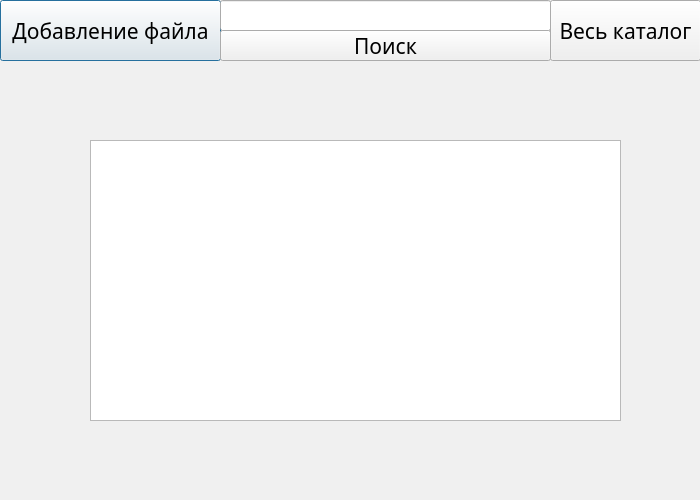
<?xml version="1.0" encoding="UTF-8"?>
<ui version="4.0">
 <class>main_menu</class>
 <widget class="QDialog" name="main_menu">
  <property name="geometry">
   <rect>
    <x>0</x>
    <y>0</y>
    <width>700</width>
    <height>500</height>
   </rect>
  </property>
  <property name="minimumSize">
   <size>
    <width>700</width>
    <height>500</height>
   </size>
  </property>
  <property name="maximumSize">
   <size>
    <width>700</width>
    <height>500</height>
   </size>
  </property>
  <property name="palette">
   <palette>
    <active>
     <colorrole role="WindowText">
      <brush brushstyle="SolidPattern">
       <color alpha="255">
        <red>0</red>
        <green>0</green>
        <blue>0</blue>
       </color>
      </brush>
     </colorrole>
     <colorrole role="Button">
      <brush brushstyle="SolidPattern">
       <color alpha="255">
        <red>192</red>
        <green>192</green>
        <blue>192</blue>
       </color>
      </brush>
     </colorrole>
     <colorrole role="Light">
      <brush brushstyle="SolidPattern">
       <color alpha="255">
        <red>255</red>
        <green>255</green>
        <blue>255</blue>
       </color>
      </brush>
     </colorrole>
     <colorrole role="Midlight">
      <brush brushstyle="SolidPattern">
       <color alpha="255">
        <red>223</red>
        <green>223</green>
        <blue>223</blue>
       </color>
      </brush>
     </colorrole>
     <colorrole role="Dark">
      <brush brushstyle="SolidPattern">
       <color alpha="255">
        <red>96</red>
        <green>96</green>
        <blue>96</blue>
       </color>
      </brush>
     </colorrole>
     <colorrole role="Mid">
      <brush brushstyle="SolidPattern">
       <color alpha="255">
        <red>128</red>
        <green>128</green>
        <blue>128</blue>
       </color>
      </brush>
     </colorrole>
     <colorrole role="Text">
      <brush brushstyle="SolidPattern">
       <color alpha="255">
        <red>0</red>
        <green>0</green>
        <blue>0</blue>
       </color>
      </brush>
     </colorrole>
     <colorrole role="BrightText">
      <brush brushstyle="SolidPattern">
       <color alpha="255">
        <red>255</red>
        <green>255</green>
        <blue>255</blue>
       </color>
      </brush>
     </colorrole>
     <colorrole role="ButtonText">
      <brush brushstyle="SolidPattern">
       <color alpha="255">
        <red>0</red>
        <green>0</green>
        <blue>0</blue>
       </color>
      </brush>
     </colorrole>
     <colorrole role="Base">
      <brush brushstyle="SolidPattern">
       <color alpha="255">
        <red>255</red>
        <green>255</green>
        <blue>255</blue>
       </color>
      </brush>
     </colorrole>
     <colorrole role="Window">
      <brush brushstyle="SolidPattern">
       <color alpha="255">
        <red>192</red>
        <green>192</green>
        <blue>192</blue>
       </color>
      </brush>
     </colorrole>
     <colorrole role="Shadow">
      <brush brushstyle="SolidPattern">
       <color alpha="255">
        <red>0</red>
        <green>0</green>
        <blue>0</blue>
       </color>
      </brush>
     </colorrole>
     <colorrole role="AlternateBase">
      <brush brushstyle="SolidPattern">
       <color alpha="255">
        <red>223</red>
        <green>223</green>
        <blue>223</blue>
       </color>
      </brush>
     </colorrole>
     <colorrole role="ToolTipBase">
      <brush brushstyle="SolidPattern">
       <color alpha="255">
        <red>255</red>
        <green>255</green>
        <blue>220</blue>
       </color>
      </brush>
     </colorrole>
     <colorrole role="ToolTipText">
      <brush brushstyle="SolidPattern">
       <color alpha="255">
        <red>0</red>
        <green>0</green>
        <blue>0</blue>
       </color>
      </brush>
     </colorrole>
     <colorrole role="PlaceholderText">
      <brush brushstyle="SolidPattern">
       <color alpha="127">
        <red>0</red>
        <green>0</green>
        <blue>0</blue>
       </color>
      </brush>
     </colorrole>
    </active>
    <inactive>
     <colorrole role="WindowText">
      <brush brushstyle="SolidPattern">
       <color alpha="255">
        <red>0</red>
        <green>0</green>
        <blue>0</blue>
       </color>
      </brush>
     </colorrole>
     <colorrole role="Button">
      <brush brushstyle="SolidPattern">
       <color alpha="255">
        <red>240</red>
        <green>240</green>
        <blue>240</blue>
       </color>
      </brush>
     </colorrole>
     <colorrole role="Light">
      <brush brushstyle="SolidPattern">
       <color alpha="255">
        <red>255</red>
        <green>255</green>
        <blue>255</blue>
       </color>
      </brush>
     </colorrole>
     <colorrole role="Midlight">
      <brush brushstyle="SolidPattern">
       <color alpha="255">
        <red>227</red>
        <green>227</green>
        <blue>227</blue>
       </color>
      </brush>
     </colorrole>
     <colorrole role="Dark">
      <brush brushstyle="SolidPattern">
       <color alpha="255">
        <red>160</red>
        <green>160</green>
        <blue>160</blue>
       </color>
      </brush>
     </colorrole>
     <colorrole role="Mid">
      <brush brushstyle="SolidPattern">
       <color alpha="255">
        <red>160</red>
        <green>160</green>
        <blue>160</blue>
       </color>
      </brush>
     </colorrole>
     <colorrole role="Text">
      <brush brushstyle="SolidPattern">
       <color alpha="255">
        <red>0</red>
        <green>0</green>
        <blue>0</blue>
       </color>
      </brush>
     </colorrole>
     <colorrole role="BrightText">
      <brush brushstyle="SolidPattern">
       <color alpha="255">
        <red>255</red>
        <green>255</green>
        <blue>255</blue>
       </color>
      </brush>
     </colorrole>
     <colorrole role="ButtonText">
      <brush brushstyle="SolidPattern">
       <color alpha="255">
        <red>0</red>
        <green>0</green>
        <blue>0</blue>
       </color>
      </brush>
     </colorrole>
     <colorrole role="Base">
      <brush brushstyle="SolidPattern">
       <color alpha="255">
        <red>255</red>
        <green>255</green>
        <blue>255</blue>
       </color>
      </brush>
     </colorrole>
     <colorrole role="Window">
      <brush brushstyle="SolidPattern">
       <color alpha="255">
        <red>240</red>
        <green>240</green>
        <blue>240</blue>
       </color>
      </brush>
     </colorrole>
     <colorrole role="Shadow">
      <brush brushstyle="SolidPattern">
       <color alpha="255">
        <red>105</red>
        <green>105</green>
        <blue>105</blue>
       </color>
      </brush>
     </colorrole>
     <colorrole role="AlternateBase">
      <brush brushstyle="SolidPattern">
       <color alpha="255">
        <red>233</red>
        <green>231</green>
        <blue>227</blue>
       </color>
      </brush>
     </colorrole>
     <colorrole role="ToolTipBase">
      <brush brushstyle="SolidPattern">
       <color alpha="255">
        <red>255</red>
        <green>255</green>
        <blue>220</blue>
       </color>
      </brush>
     </colorrole>
     <colorrole role="ToolTipText">
      <brush brushstyle="SolidPattern">
       <color alpha="255">
        <red>0</red>
        <green>0</green>
        <blue>0</blue>
       </color>
      </brush>
     </colorrole>
     <colorrole role="PlaceholderText">
      <brush brushstyle="SolidPattern">
       <color alpha="128">
        <red>0</red>
        <green>0</green>
        <blue>0</blue>
       </color>
      </brush>
     </colorrole>
    </inactive>
    <disabled>
     <colorrole role="WindowText">
      <brush brushstyle="SolidPattern">
       <color alpha="255">
        <red>96</red>
        <green>96</green>
        <blue>96</blue>
       </color>
      </brush>
     </colorrole>
     <colorrole role="Button">
      <brush brushstyle="SolidPattern">
       <color alpha="255">
        <red>192</red>
        <green>192</green>
        <blue>192</blue>
       </color>
      </brush>
     </colorrole>
     <colorrole role="Light">
      <brush brushstyle="SolidPattern">
       <color alpha="255">
        <red>255</red>
        <green>255</green>
        <blue>255</blue>
       </color>
      </brush>
     </colorrole>
     <colorrole role="Midlight">
      <brush brushstyle="SolidPattern">
       <color alpha="255">
        <red>223</red>
        <green>223</green>
        <blue>223</blue>
       </color>
      </brush>
     </colorrole>
     <colorrole role="Dark">
      <brush brushstyle="SolidPattern">
       <color alpha="255">
        <red>96</red>
        <green>96</green>
        <blue>96</blue>
       </color>
      </brush>
     </colorrole>
     <colorrole role="Mid">
      <brush brushstyle="SolidPattern">
       <color alpha="255">
        <red>128</red>
        <green>128</green>
        <blue>128</blue>
       </color>
      </brush>
     </colorrole>
     <colorrole role="Text">
      <brush brushstyle="SolidPattern">
       <color alpha="255">
        <red>96</red>
        <green>96</green>
        <blue>96</blue>
       </color>
      </brush>
     </colorrole>
     <colorrole role="BrightText">
      <brush brushstyle="SolidPattern">
       <color alpha="255">
        <red>255</red>
        <green>255</green>
        <blue>255</blue>
       </color>
      </brush>
     </colorrole>
     <colorrole role="ButtonText">
      <brush brushstyle="SolidPattern">
       <color alpha="255">
        <red>96</red>
        <green>96</green>
        <blue>96</blue>
       </color>
      </brush>
     </colorrole>
     <colorrole role="Base">
      <brush brushstyle="SolidPattern">
       <color alpha="255">
        <red>192</red>
        <green>192</green>
        <blue>192</blue>
       </color>
      </brush>
     </colorrole>
     <colorrole role="Window">
      <brush brushstyle="SolidPattern">
       <color alpha="255">
        <red>192</red>
        <green>192</green>
        <blue>192</blue>
       </color>
      </brush>
     </colorrole>
     <colorrole role="Shadow">
      <brush brushstyle="SolidPattern">
       <color alpha="255">
        <red>0</red>
        <green>0</green>
        <blue>0</blue>
       </color>
      </brush>
     </colorrole>
     <colorrole role="AlternateBase">
      <brush brushstyle="SolidPattern">
       <color alpha="255">
        <red>247</red>
        <green>247</green>
        <blue>247</blue>
       </color>
      </brush>
     </colorrole>
     <colorrole role="ToolTipBase">
      <brush brushstyle="SolidPattern">
       <color alpha="255">
        <red>255</red>
        <green>255</green>
        <blue>220</blue>
       </color>
      </brush>
     </colorrole>
     <colorrole role="ToolTipText">
      <brush brushstyle="SolidPattern">
       <color alpha="255">
        <red>0</red>
        <green>0</green>
        <blue>0</blue>
       </color>
      </brush>
     </colorrole>
     <colorrole role="PlaceholderText">
      <brush brushstyle="SolidPattern">
       <color alpha="128">
        <red>0</red>
        <green>0</green>
        <blue>0</blue>
       </color>
      </brush>
     </colorrole>
    </disabled>
   </palette>
  </property>
  <property name="font">
   <font>
    <family>Sitka Subheading</family>
    <pointsize>16</pointsize>
   </font>
  </property>
  <property name="windowTitle">
   <string>Dialog</string>
  </property>
  <widget class="QPushButton" name="add_doc">
   <property name="geometry">
    <rect>
     <x>0</x>
     <y>0</y>
     <width>221</width>
     <height>61</height>
    </rect>
   </property>
   <property name="text">
    <string>Добавление файла</string>
   </property>
  </widget>
  <widget class="QLineEdit" name="parametr">
   <property name="geometry">
    <rect>
     <x>220</x>
     <y>0</y>
     <width>331</width>
     <height>31</height>
    </rect>
   </property>
  </widget>
  <widget class="QPushButton" name="find_doc">
   <property name="geometry">
    <rect>
     <x>220</x>
     <y>30</y>
     <width>331</width>
     <height>31</height>
    </rect>
   </property>
   <property name="text">
    <string>Поиск</string>
   </property>
  </widget>
  <widget class="QPushButton" name="view_all_doc">
   <property name="geometry">
    <rect>
     <x>550</x>
     <y>0</y>
     <width>151</width>
     <height>61</height>
    </rect>
   </property>
   <property name="text">
    <string>Весь каталог</string>
   </property>
  </widget>
  <widget class="QTableWidget" name="tableWidget">
   <property name="geometry">
    <rect>
     <x>90</x>
     <y>140</y>
     <width>531</width>
     <height>281</height>
    </rect>
   </property>
  </widget>
 </widget>
 <resources/>
 <connections/>
</ui>
